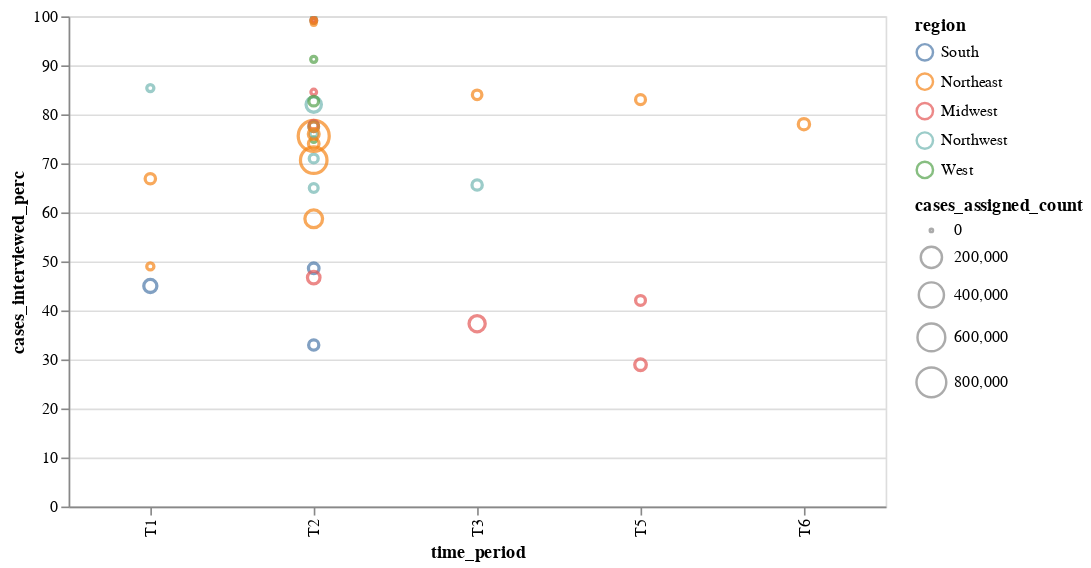

This figure's notebook cell:
### Code cell
selection = alt.selection_point(fields=['region'], bind='legend')
df_here = df_non_stargel[~df_non_stargel['region'].isin(['Alaska', 'US'])]
df_here.dropna(subset=['region'], inplace=True)

alt.Chart(df_here).mark_point().encode(
    alt.X("time_period:O"),
    alt.Y("cases_interviewed_perc:Q"),
    alt.Size("cases_assigned_count:Q", scale=alt.Scale(type='sqrt')),
    alt.Color("region:N", 
              sort=['South', 'Northeast', 'Midwest', 'Northwest', 'Alaska', 'West', 'US']),
    tooltip = [
        alt.Tooltip("source:N"),
        alt.Tooltip("region:N"),
        alt.Tooltip("cases_assigned_count:Q"),
        alt.Tooltip("pm_start_date:T"),
        alt.Tooltip("pm_end_date:T")
   ]
).properties(
    width=500
).transform_filter(
    selection 
).add_params(
    selection
).interactive()
